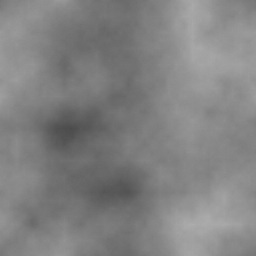
Frame 1 (no input)
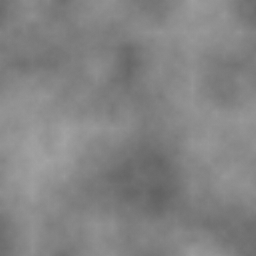
Frame 2 (the mouse pressed at the canvas centre, redrawn once)

The Processing sketch that drew these frames (run headless with seeded random() and noise(); the mouse was pressed at the canvas centre and the sketch redrawn once):

// Processing sketch: processing_97576
// ── processing_97576.pde

/*
PERLIN NOISE

UP:      increase number of octaves used
DOWN:    decrease number of octaves used
CLICK:   generate new noise

Self-coded perlin noise program made as an exercise.
Linear interpolation was used for teh octaves.
*/


int w = 256;                                       // width and height (should be a power of 2) 
int h = 256;                                       
int L = 7;                                         // number of octaves added

int[] main1 = new int[w*h];                        // matrix for storing the perlin noise values
int[] temp1 = new int[w*h];                        // matrix for storing the next octave

void setup() {
  size(256, 256);
  background(0); 
  noLoop();
}

void draw() {

  int r;                                             // random number storage
  int v1, v2, v3, v4;                                // known points around interpolated point 
  int x1, x2;                                        // pair of interpolated x-values
  float xW, yW;                                      // x,y weights between known points
  
  int K = 1;                                         // max distance between known points
  for (int q=1; q<=L; q++) {
    K *= 2;
  }  
  
  for (int i=0; i<height; i++) {                     // create main noise matrix (first octave)
    for (int j=0; j<width; j++) {
      main1[j + i*width] = int( 256*random(1) );
    }
  }



  for (int k=2; k<=K; k*=2) {                        // create additional L-1 octaves for perlin noise.

    for (int I=0; I<height; I+=k) {                  // plot the known points on the temp matrix (spacing b/w points is k)
      for (int J=0; J<width; J+=k) {                 //   we must later interpolate between points to fill in the gaps
        temp1[J + I*width] = int( 256*random(1) );  
      }
    }

    for (int i=0; i<height; i++) {                   // for every pixel in the temp1 matrix
      for (int j=0; j<width; j++) {
        
        xW = (j%k)/(k*1.0);                          // known points are k pixels apart so use mod k to find (x,y) position in the appropriate k by k "box"
        yW = (i%k)/(k*1.0);                          // divide by k to normalize position in the k by k "box"   
        
        // floor i,j to nearst known pixels (use mod width/height to loop back to beginning for last row/column) 
        v1 = temp1[ (int(j/k)*k)%width     + ((int(i/k)*k)%height)*width ];     // value of upper-left known pixel
        v2 = temp1[ (int(j/k + 1)*k)%width + ((int(i/k)*k)%height)*width ];     // value of upper-right pixel
        v3 = temp1[ (int(j/k)*k)%width     + ((int(i/k + 1)*k)%height)*width ]; // value of lower-left pixel
        v4 = temp1[ (int(j/k + 1)*k)%width + ((int(i/k + 1)*k)%height)*width ]; // value of lower-right pixel
                
        x1 = int( linInterp(v1, v2, xW) );            // interpolate b/w upper pixels (for a given x)
        x2 = int( linInterp(v3, v4, xW) );            // interpolate b/w lower pixels (for a given x)
        
        temp1[j + i*width] = int( linInterp(x1, x2, yW) ); // interpolate between interpolated x's for a given y
        main1[j + i*width] = ( main1[j + i*width] + temp1[j + i*width] )/2; //update main1 matrix by averaging with temp1
      }
    }
    
 }

  loadPixels();
  for (int i=0; i<height; i++) {                    // transfter pixel values from main1 to the drawing
    for (int j=0; j<width; j++) {
      pixels[j + i*width] = color( int(main1[j + i*width]) );
    }
  }
  updatePixels();
}

void mousePressed() {                    // click to generate new nosie
  redraw();
}

void keyPressed() {
  if (key == CODED) {
    if ( (keyCode == UP)  &&(L<7) ) {    // up arrow increases number of octaves
      L += 1;
      redraw();
    }
    if ( (keyCode == DOWN)&&(L>0) ) {    // down arrow decreases number of octaves
      L -= 1;
      redraw();
    }
  }
}
  

// interpolating functions interpolate between a and b based on the position of x
// x is a float between 0 and 1, with 0 representing a, 1 represention b, 0.5 representing the middle, etc.
int linInterp(int a, int b, float x) {
  return int(a*(1-x) + b*x);  
}

int cosInterp(int a, int b, float x) {
  float f = ( 1 - cos(PI*x) )*0.5;
  return int(a*(1-f) + b*f);  
}
  
